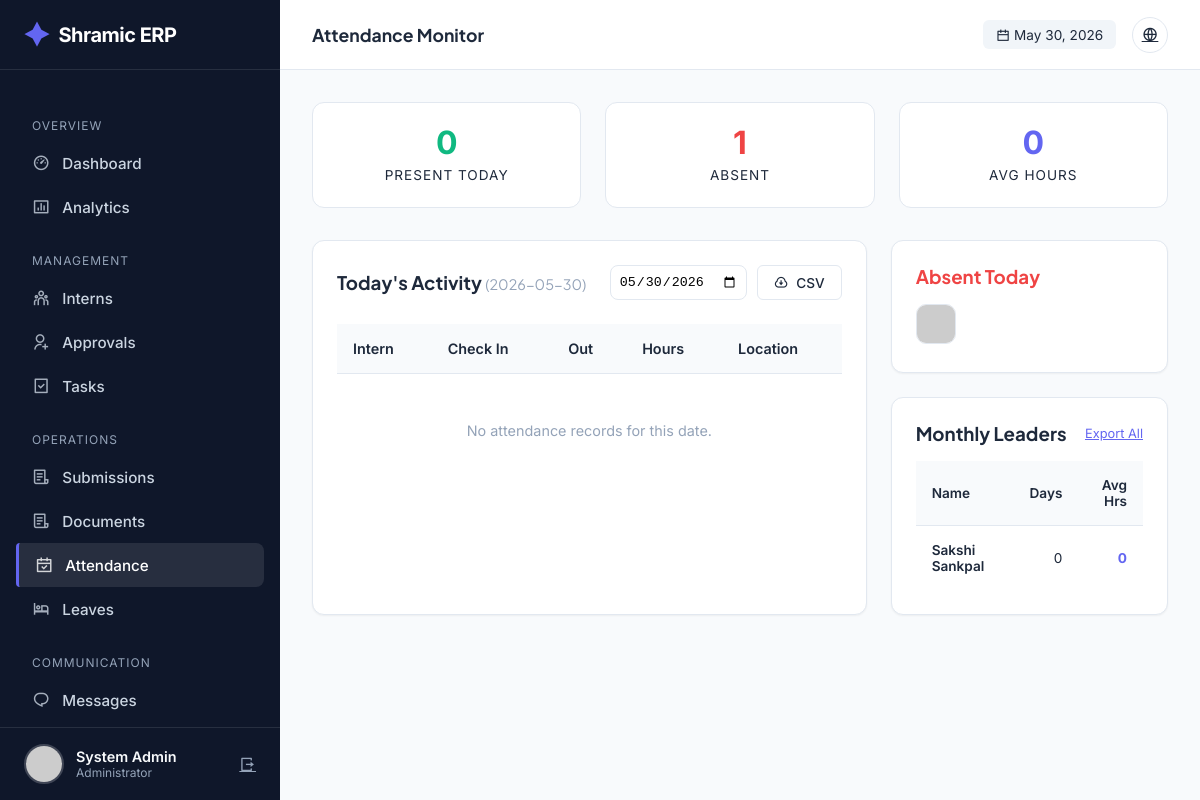
Page /admin/attendance (signed in) on the committed database.
### tables this page shows
CREATE TABLE users (
            id INTEGER PRIMARY KEY AUTOINCREMENT,
            intern_id TEXT UNIQUE,
            usn TEXT UNIQUE NOT NULL,
            full_name TEXT NOT NULL,
            phone TEXT NOT NULL,
            email TEXT UNIQUE NOT NULL,
            password_hash TEXT NOT NULL,
            role TEXT NOT NULL,
            photo_url TEXT,
            status TEXT DEFAULT 'PENDING',
            is_admin BOOLEAN DEFAULT 0,
            department TEXT,
            join_date DATE,
            emergency_contact TEXT,
            address TEXT,
            last_login TIMESTAMP,
            login_count INTEGER DEFAULT 0,
            created_at TIMESTAMP DEFAULT CURRENT_TIMESTAMP,
            updated_at TIMESTAMP DEFAULT CURRENT_TIMESTAMP
        );

### app.py (the view)
@app.route('/admin/attendance')
@login_required
@admin_required
def admin_attendance():
    conn = get_db_connection()
    cur = conn.cursor()
    date_filter = request.args.get('date', format_datetime(get_current_date(), '%Y-%m-%d'))
    cur.execute("""
        SELECT u.id, u.intern_id, u.full_name, u.role, u.photo_url, u.department,
               a.check_in_time, a.check_out_time, a.work_hours, a.location
        FROM attendance a
        JOIN users u ON a.user_id = u.id
        WHERE a.date = ?
        ORDER BY a.check_in_time DESC
    """, (date_filter,))
    today_attendance = cur.fetchall()
    cur.execute("""
        SELECT u.intern_id, u.full_name, u.role, u.department,
               COUNT(a.id) as days_present,
               SUM(a.work_hours) as total_hours,
               AVG(a.work_hours) as avg_hours
        FROM users u
        LEFT JOIN attendance a ON u.id = a.user_id
            AND strftime('%Y-%m', a.date) = strftime('%Y-%m', 'now')
        WHERE u.is_admin = 0 AND u.status = 'APPROVED'
        GROUP BY u.id, u.intern_id, u.full_name, u.role, u.department
        ORDER BY days_present DESC
    """)
    monthly_summary = cur.fetchall()
    cur.execute("""
        SELECT u.id, u.intern_id, u.full_name, u.role, u.department, u.photo_url
        FROM users u
        WHERE u.is_admin = 0 AND u.status = 'APPROVED'
        AND u.id NOT IN (
            SELECT user_id FROM attendance WHERE date = ?
        )
    """, (date_filter,))
    absent_today = cur.fetchall()
    conn.close()
    return render_template('admin/attendance.html',
        today_attendance=today_attendance,
        monthly_summary=monthly_summary,
        absent_today=absent_today,
        date_filter=date_filter
    )

### templates/admin/attendance.html (shortened to what this page needs)
{% extends "admin/base.html" %} {% block page_title %}Attendance Monitor{%
endblock %} {% block content %}
<div class="att-stats">
  <div class="stat-box">
    <div class="stat-val" style="color: var(--success)">
      {{ today_attendance|length }}
    </div>
    <div class="stat-lbl">Present Today</div>
  </div>
  <div class="stat-box">
    <div class="stat-val" style="color: var(--danger)">
      {{ absent_today|length }}
    </div>
    <div class="stat-lbl">Absent</div>
  </div>
  <div class="stat-box">
    {% set total_hrs = namespace(value=0) %} {% for r in today_attendance %}{%
    if r.work_hours %}{% set total_hrs.value = total_hrs.value + r.work_hours
    %}{% endif %}{% endfor %}
    <div class="stat-val" style="color: var(--primary)">
      {{ (total_hrs.value / today_attendance|length)|round(1) if
      today_attendance|length > 0 else 0 }}
    </div>
    <div class="stat-lbl">Avg Hours</div>
  </div>
</div>
<div style="display: grid; grid-template-columns: 2fr 1fr; gap: 1.5rem">
  <div class="card">
    <div
      style="
        display: flex;
        justify-content: space-between;
        align-items: center;
        margin-bottom: 1.5rem;
      "
    >
      <h3>
        Today's Activity
        <span
          style="font-weight: 400; color: var(--text-light); font-size: 0.9rem"
          >({{ date_filter }})</span
        >
      </h3>
      <div style="display: flex; gap: 10px">
        <form
          method="GET"
          style="display: flex; align-items: center; gap: 10px"
        >
          <input
            type="date"
            name="date"
            value="{{ date_filter }}"
            onchange="this.form.submit()"
            style="
              padding: 0.5rem;
              border: 1px solid var(--border);
              border-radius: 8px;
            "
          />
        </form>
        <a
          href="{{ url_for('export_attendance_csv', month=date_filter[:7]) }}"
          class="btn btn-outline"
          style="padding: 0.5rem 1rem; font-size: 0.85rem"
        >
          <i class="ri-download-cloud-line"></i> CSV
        </a>
      </div>
    </div>
    <div class="table-container">
      <table>
        <thead>
          <tr>
            <th>Intern</th>
            <th>Check In</th>
            <th>Out</th>
            <th>Hours</th>
            <th>Location</th>
          </tr>
        </thead>
        <tbody>
          {% for record in today_attendance %}
          <tr class="attendance-row">
            <td>
              <div style="display: flex; align-items: center; gap: 10px">
                <img
                  src="{{ url_for('static', filename='uploads/profiles/' + record.photo_url) if record.photo_url else 'https://ui-avatars.com/api/?name=' + record.full_name }}"
                  style="
                    width: 32px;
                    height: 32px;
                    border-radius: 50%;
                    object-fit: cover;
                  "
                />
                <div>
                  <div style="font-weight: 600">{{ record.full_name }}</div>
                  <div style="font-size: 0.75rem; color: var(--text-secondary)">
                    {{ record.intern_id }}
                  </div>
                </div>
              </div>
            </td>
            <td>
              <span class="time-badge"
                >{{ record.check_in_time.split(' ')[1] }}</span
              >
            </td>
            <td>
              {% if record.check_out_time %}
              <span class="time-badge"
                >{{ record.check_out_time.split(' ')[1] }}</span
              >
              {% else %}
              <span
                style="
                  color: var(--success);
                  font-size: 0.8rem;
                  font-weight: 600;
                "
                >● Active</span
              >
              {% endif %}
            </td>
            <td style="font-weight: 700; color: var(--text-main)">
              {{ record.work_hours if record.work_hours else '-' }}
            </td>
            <td style="font-size: 0.85rem; color: var(--text-secondary)">
              <i class="ri-map-pin-line"></i> {{ record.location or 'Remote' }}
            </td>
          </tr>
          {% else %}
          <tr>
            <td
              colspan="5"
              style="
                text-align: center;
                padding: 3rem;
                color: var(--text-light);
              "
            >
              No attendance records for this date.
            </td>
          </tr>
          {% endfor %}
        </tbody>
      </table>
    </div>
  </div>
  <div style="display: flex; flex-direction: column; gap: 1.5rem">
    <div class="card">
      <h3 style="margin-bottom: 1rem; color: var(--danger)">Absent Today</h3>
      {% if absent_today %}
      <div class="absent-grid">
        {% for user in absent_today %}
        <div class="absent-item" data-name="{{ user.full_name }}">
          <a href="{{ url_for('admin_intern_detail', intern_id=user['id']) }}">
            <img
              src="{{ url_for('static', filename='uploads/profiles/' + user.photo_url) if user.photo_url else 'https://ui-avatars.com/api/?name=' + user.full_name }}"
              alt="{{ user.full_name }}"
            />
          </a>
        </div>
        {% endfor %}
      </div>
      {% else %}
      <div style="text-align: center; padding: 2rem; color: var(--success)">
        <i class="ri-check-double-line" style="font-size: 2rem"></i>
        <p style="margin-top: 0.5rem; font-size: 0.9rem">100% Attendance!</p>
      </div>
      {% endif %}
    </div>
    <div class="card">
      <div
        style="
          display: flex;
          justify-content: space-between;
          align-items: center;
          margin-bottom: 1rem;
        "
      >
        <h3>Monthly Leaders</h3>
        <a
          href="{{ url_for('export_attendance_summary_csv') }}"
          style="font-size: 0.8rem; color: var(--primary)"
          >Export All</a
        >
      </div>
      <div class="table-container">
        <table style="font-size: 0.85rem">
          <thead>
            <tr>
              <th>Name</th>
              <th style="text-align: right">Days</th>
              <th style="text-align: right">Avg Hrs</th>
            </tr>
          </thead>
          <tbody>
            {% for summary in monthly_summary[:5] %}
            <tr>
              <td style="font-weight: 600">{{ summary.full_name }}</td>
              <td style="text-align: right">{{ summary.days_present }}</td>
              <td
                style="
                  text-align: right;
                  color: var(--primary);
                  font-weight: 700;
                "
              >
                {{ (summary.avg_hours or 0)|round(1) }}
              </td>
            </tr>
            {% endfor %}
          </tbody>
        </table>
      </div>
    </div>
  </div>
</div>
{% endblock %}

### templates/admin/base.html (shortened to what this page needs)
<!doctype html>
<html lang="en">
  <head>
    <link
      href="https://cdn.jsdelivr.net/npm/remixicon@4.1.0/fonts/remixicon.css"
      rel="stylesheet"
    />
  </head>
  <body>
    <aside class="sidebar" id="sidebar">
      <a href="/" class="brand">
        <i class="ri-shining-2-fill"></i> Shramic ERP
      </a>
      <ul class="nav-menu">
        <li class="nav-label">Overview</li>
        <li>
          <a
            href="{{ url_for('admin_dashboard') }}"
            class="nav-link {% if request.endpoint == 'admin_dashboard' %}active{% endif %}"
            ><i class="ri-dashboard-3-line"></i> Dashboard</a
          >
        </li>
        <li>
          <a
            href="{{ url_for('admin_analytics') }}"
            class="nav-link {% if request.endpoint == 'admin_analytics' %}active{% endif %}"
            ><i class="ri-bar-chart-box-line"></i> Analytics</a
          >
        </li>
        <li class="nav-label">Management</li>
        <li>
          <a
            href="{{ url_for('admin_interns') }}"
            class="nav-link {% if request.endpoint == 'admin_interns' %}active{% endif %}"
            ><i class="ri-team-line"></i> Interns</a
          >
        </li>
        <li>
          <a
            href="{{ url_for('admin_approvals') }}"
            class="nav-link {% if request.endpoint == 'admin_approvals' %}active{% endif %}"
            ><i class="ri-user-add-line"></i> Approvals</a
          >
        </li>
        <li>
          <a
            href="{{ url_for('admin_tasks') }}"
            class="nav-link {% if request.endpoint == 'admin_tasks' %}active{% endif %}"
            ><i class="ri-task-line"></i> Tasks</a
          >
        </li>
        <li class="nav-label">Operations</li>
        <li>
          <a
            href="{{ url_for('admin_submissions') }}"
            class="nav-link {% if request.endpoint == 'admin_submissions' %}active{% endif %}"
            ><i class="ri-file-list-3-line"></i> Submissions</a
          >
        </li>
        <li>
  <a
    href="{{ url_for('admin_documents') }}"
    class="nav-link {% if request.endpoint == 'admin_documents' %}active{% endif %}"
  >
    <i class="ri-file-list-3-line"></i> Documents
  </a>
</li>
        <li>
          <a
            href="{{ url_for('admin_attendance') }}"
            class="nav-link {% if request.endpoint == 'admin_attendance' %}active{% endif %}"
            ><i class="ri-calendar-check-line"></i> Attendance</a
          >
        </li>
        <li>
          <a
            href="{{ url_for('admin_leaves') }}"
            class="nav-link {% if request.endpoint == 'admin_leaves' %}active{% endif %}"
            ><i class="ri-hotel-bed-line"></i> Leaves</a
          >
        </li>
        <li class="nav-label">Communication</li>
        <li>
          <a
            href="{{ url_for('admin_messages') }}"
            class="nav-link {% if request.endpoint == 'admin_messages' %}active{% endif %}"
            ><i class="ri-chat-1-line"></i> Messages</a
          >
        </li>
        <li>
          <a
            href="{{ url_for('admin_announcements') }}"
            class="nav-link {% if request.endpoint == 'admin_announcements' %}active{% endif %}"
            > Announcements</a
          >
        </li>
      </ul>
      <div class="user-profile">
        <img
          src="{{ url_for('static', filename='uploads/profiles/' + current_user.photo_url) if current_user.photo_url else 'https://ui-avatars.com/api/?name=Admin&background=random' }}"
          class="user-avatar"
          alt="Admin"
        />
        <div style="flex: 1; overflow: hidden">
          <div
            style="
              font-weight: 600;
              font-size: 0.9rem;
              white-space: nowrap;
              text-overflow: ellipsis;
            "
          >
            {{ current_user.full_name }}
          </div>
          <div style="font-size: 0.75rem; color: var(--text-light)">
            Administrator
          </div>
        </div>
        <a
          href="{{ url_for('logout') }}"
          title="Logout"
          style="color: var(--text-light)"
          ><i class="ri-logout-box-r-line"></i
        ></a>
      </div>
    </aside>
    <div class="main-wrapper">
      <header class="top-header">
        <div style="display: flex; align-items: center; gap: 1rem">
          <h2 class="page-title">
            {% block page_title %}Dashboard{% endblock %}
          </h2>
        </div>
        <div class="header-actions">
          <div
            style="
              font-size: 0.85rem;
              color: var(--text-secondary);
              background: #f1f5f9;
              padding: 0.4rem 0.8rem;
              border-radius: 6px;
            "
          >
            <i class="ri-calendar-line"></i> {{ now.strftime('%b %d, %Y') }}
          </div>
          <a href="{{ url_for('index') }}" class="btn-icon" title="View Site"
            ><i class="ri-global-line"></i
          ></a>
        </div>
      </header>
      <div class="content">
         {% block content %}{% endblock %}
      </div>
    </div>
  </body>
</html>

### rows in the picture
users: full_name "System Admin"
users: full_name "Sakshi Sankpal", days_present "0", is_admin "0"

### other values in the picture
{{ now.strftime('%b %d, %Y') }} "May 30, 2026"
{{ today_attendance|length }} "0"
{{ absent_today|length }} "1"
{{ date_filter }} "2026-05-30"
